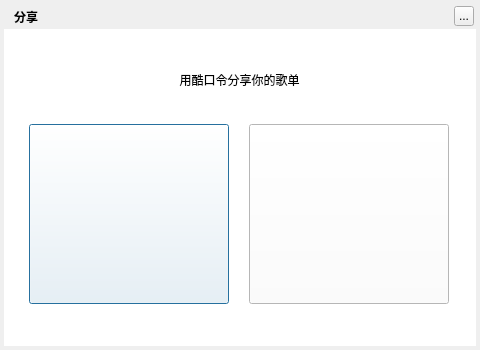
<?xml version="1.0" encoding="UTF-8"?>
<ui version="4.0">
 <class>MusicSongListSharingWidget</class>
 <widget class="QDialog" name="MusicSongListSharingWidget">
  <property name="geometry">
   <rect>
    <x>0</x>
    <y>0</y>
    <width>480</width>
    <height>350</height>
   </rect>
  </property>
  <property name="windowTitle">
   <string>提示框</string>
  </property>
  <property name="styleSheet">
   <string notr="true"/>
  </property>
  <widget class="QLabel" name="background">
   <property name="geometry">
    <rect>
     <x>4</x>
     <y>4</y>
     <width>472</width>
     <height>341</height>
    </rect>
   </property>
   <property name="styleSheet">
    <string notr="true"/>
   </property>
   <property name="text">
    <string/>
   </property>
  </widget>
  <widget class="QLabel" name="topTitleName">
   <property name="geometry">
    <rect>
     <x>14</x>
     <y>4</y>
     <width>301</width>
     <height>25</height>
    </rect>
   </property>
   <property name="styleSheet">
    <string notr="true">color:&quot;#FFFFFF&quot;;font-weight:bold</string>
   </property>
   <property name="text">
    <string>分享</string>
   </property>
  </widget>
  <widget class="QToolButton" name="topTitleCloseButton">
   <property name="geometry">
    <rect>
     <x>454</x>
     <y>6</y>
     <width>20</width>
     <height>20</height>
    </rect>
   </property>
   <property name="text">
    <string>...</string>
   </property>
  </widget>
  <widget class="QStackedWidget" name="stackedWidget">
   <property name="geometry">
    <rect>
     <x>4</x>
     <y>29</y>
     <width>472</width>
     <height>317</height>
    </rect>
   </property>
   <property name="styleSheet">
    <string notr="true">background:white;</string>
   </property>
   <property name="currentIndex">
    <number>0</number>
   </property>
   <widget class="QWidget" name="mainWidget">
    <widget class="QPushButton" name="mainOutputButton">
     <property name="geometry">
      <rect>
       <x>25</x>
       <y>95</y>
       <width>200</width>
       <height>180</height>
      </rect>
     </property>
     <property name="cursor">
      <cursorShape>PointingHandCursor</cursorShape>
     </property>
     <property name="text">
      <string/>
     </property>
     <property name="iconSize">
      <size>
       <width>198</width>
       <height>178</height>
      </size>
     </property>
    </widget>
    <widget class="QPushButton" name="mainInputButton">
     <property name="geometry">
      <rect>
       <x>245</x>
       <y>95</y>
       <width>200</width>
       <height>180</height>
      </rect>
     </property>
     <property name="cursor">
      <cursorShape>PointingHandCursor</cursorShape>
     </property>
     <property name="text">
      <string/>
     </property>
     <property name="iconSize">
      <size>
       <width>198</width>
       <height>178</height>
      </size>
     </property>
    </widget>
    <widget class="QLabel" name="mainLabel">
     <property name="geometry">
      <rect>
       <x>25</x>
       <y>20</y>
       <width>421</width>
       <height>61</height>
      </rect>
     </property>
     <property name="styleSheet">
      <string notr="true"/>
     </property>
     <property name="text">
      <string>用酷口令分享你的歌单</string>
     </property>
     <property name="alignment">
      <set>Qt::AlignCenter</set>
     </property>
    </widget>
   </widget>
   <widget class="QWidget" name="writeWidget">
    <property name="cursor">
     <cursorShape>ArrowCursor</cursorShape>
    </property>
    <widget class="QPushButton" name="writeBackButton">
     <property name="geometry">
      <rect>
       <x>10</x>
       <y>20</y>
       <width>75</width>
       <height>23</height>
      </rect>
     </property>
     <property name="cursor">
      <cursorShape>PointingHandCursor</cursorShape>
     </property>
     <property name="styleSheet">
      <string notr="true"/>
     </property>
     <property name="text">
      <string>&lt; 返回</string>
     </property>
    </widget>
    <widget class="QWidget" name="writeMainWidget" native="true">
     <property name="geometry">
      <rect>
       <x>0</x>
       <y>50</y>
       <width>472</width>
       <height>251</height>
      </rect>
     </property>
     <property name="styleSheet">
      <string notr="true">font-size:15px;color:gray</string>
     </property>
     <layout class="QVBoxLayout" name="verticalLayout">
      <property name="spacing">
       <number>20</number>
      </property>
      <item>
       <widget class="QLabel" name="writeMainLabel1">
        <property name="minimumSize">
         <size>
          <width>0</width>
          <height>40</height>
         </size>
        </property>
        <property name="maximumSize">
         <size>
          <width>16777215</width>
          <height>40</height>
         </size>
        </property>
        <property name="text">
         <string>分享&quot;默认列表&quot;</string>
        </property>
        <property name="alignment">
         <set>Qt::AlignCenter</set>
        </property>
       </widget>
      </item>
      <item>
       <widget class="QWidget" name="widget" native="true">
        <layout class="QHBoxLayout" name="horizontalLayout">
         <property name="spacing">
          <number>0</number>
         </property>
         <property name="leftMargin">
          <number>0</number>
         </property>
         <property name="topMargin">
          <number>0</number>
         </property>
         <property name="rightMargin">
          <number>0</number>
         </property>
         <property name="bottomMargin">
          <number>0</number>
         </property>
         <item>
          <spacer name="horizontalSpacer_2">
           <property name="orientation">
            <enum>Qt::Horizontal</enum>
           </property>
           <property name="sizeHint" stdset="0">
            <size>
             <width>40</width>
             <height>20</height>
            </size>
           </property>
          </spacer>
         </item>
         <item alignment="Qt::AlignBottom">
          <widget class="QLabel" name="writeMainLabel2">
           <property name="minimumSize">
            <size>
             <width>0</width>
             <height>50</height>
            </size>
           </property>
           <property name="maximumSize">
            <size>
             <width>16777215</width>
             <height>50</height>
            </size>
           </property>
           <property name="styleSheet">
            <string notr="true">font-size:35px;font-weight:bold;color:black;</string>
           </property>
           <property name="text">
            <string>1651564</string>
           </property>
           <property name="alignment">
            <set>Qt::AlignBottom|Qt::AlignRight|Qt::AlignTrailing</set>
           </property>
          </widget>
         </item>
         <item alignment="Qt::AlignBottom">
          <widget class="QPushButton" name="writeMainCopyButton">
           <property name="minimumSize">
            <size>
             <width>50</width>
             <height>0</height>
            </size>
           </property>
           <property name="maximumSize">
            <size>
             <width>50</width>
             <height>16777215</height>
            </size>
           </property>
           <property name="cursor">
            <cursorShape>PointingHandCursor</cursorShape>
           </property>
           <property name="styleSheet">
            <string notr="true">border:none;color:rgb(22, 154, 243);</string>
           </property>
           <property name="text">
            <string>[复制]</string>
           </property>
          </widget>
         </item>
         <item>
          <spacer name="horizontalSpacer">
           <property name="orientation">
            <enum>Qt::Horizontal</enum>
           </property>
           <property name="sizeHint" stdset="0">
            <size>
             <width>40</width>
             <height>20</height>
            </size>
           </property>
          </spacer>
         </item>
        </layout>
       </widget>
      </item>
      <item>
       <widget class="QLabel" name="writeMainLabel3">
        <property name="minimumSize">
         <size>
          <width>0</width>
          <height>20</height>
         </size>
        </property>
        <property name="maximumSize">
         <size>
          <width>16777215</width>
          <height>20</height>
         </size>
        </property>
        <property name="text">
         <string>&lt;html&gt;&lt;head/&gt;&lt;body&gt;&lt;p&gt;酷口令&lt;span style=&quot; color:#ff0000;&quot;&gt;30分钟&lt;/span&gt;后失效, 请在其他设备上输入或发给朋友&lt;/p&gt;&lt;/body&gt;&lt;/html&gt;</string>
        </property>
        <property name="textFormat">
         <enum>Qt::RichText</enum>
        </property>
        <property name="alignment">
         <set>Qt::AlignCenter</set>
        </property>
        <property name="wordWrap">
         <bool>true</bool>
        </property>
       </widget>
      </item>
      <item>
       <spacer name="verticalSpacer">
        <property name="orientation">
         <enum>Qt::Vertical</enum>
        </property>
        <property name="sizeHint" stdset="0">
         <size>
          <width>20</width>
          <height>40</height>
         </size>
        </property>
       </spacer>
      </item>
      <item>
       <widget class="QLabel" name="writeMainLabel4">
        <property name="styleSheet">
         <string notr="true">font-size:12px;color:rgb(22, 154, 243);</string>
        </property>
        <property name="text">
         <string>酷口令如何使用 ∧</string>
        </property>
        <property name="alignment">
         <set>Qt::AlignCenter</set>
        </property>
       </widget>
      </item>
     </layout>
    </widget>
   </widget>
   <widget class="QWidget" name="readWidget">
    <widget class="QPushButton" name="readBackButton">
     <property name="geometry">
      <rect>
       <x>10</x>
       <y>20</y>
       <width>75</width>
       <height>23</height>
      </rect>
     </property>
     <property name="cursor">
      <cursorShape>PointingHandCursor</cursorShape>
     </property>
     <property name="styleSheet">
      <string notr="true"/>
     </property>
     <property name="text">
      <string>&lt; 返回</string>
     </property>
    </widget>
    <widget class="QWidget" name="readMainWidget" native="true">
     <property name="geometry">
      <rect>
       <x>0</x>
       <y>50</y>
       <width>472</width>
       <height>251</height>
      </rect>
     </property>
     <property name="styleSheet">
      <string notr="true">font-size:18px;color:gray</string>
     </property>
     <layout class="QVBoxLayout" name="verticalLayout1">
      <property name="spacing">
       <number>20</number>
      </property>
      <item>
       <widget class="QLabel" name="readMainLabel1">
        <property name="minimumSize">
         <size>
          <width>0</width>
          <height>50</height>
         </size>
        </property>
        <property name="maximumSize">
         <size>
          <width>16777215</width>
          <height>50</height>
         </size>
        </property>
        <property name="text">
         <string>输入酷口令, 获得歌曲列表</string>
        </property>
        <property name="alignment">
         <set>Qt::AlignCenter</set>
        </property>
       </widget>
      </item>
      <item alignment="Qt::AlignHCenter">
       <widget class="QLineEdit" name="readMainEdit">
        <property name="minimumSize">
         <size>
          <width>350</width>
          <height>35</height>
         </size>
        </property>
        <property name="maximumSize">
         <size>
          <width>350</width>
          <height>35</height>
         </size>
        </property>
        <property name="styleSheet">
         <string notr="true">QLineEdit{border:1px solid rgb(22, 154, 243);}</string>
        </property>
        <property name="alignment">
         <set>Qt::AlignLeading|Qt::AlignLeft|Qt::AlignVCenter</set>
        </property>
       </widget>
      </item>
      <item alignment="Qt::AlignHCenter">
       <widget class="QPushButton" name="readMainButton">
        <property name="minimumSize">
         <size>
          <width>350</width>
          <height>35</height>
         </size>
        </property>
        <property name="maximumSize">
         <size>
          <width>350</width>
          <height>35</height>
         </size>
        </property>
        <property name="cursor">
         <cursorShape>PointingHandCursor</cursorShape>
        </property>
        <property name="styleSheet">
         <string notr="true">background:rgb(22, 154, 243);border:none;color:white;font-size:15px;font-weight:bold;</string>
        </property>
        <property name="text">
         <string>确定</string>
        </property>
       </widget>
      </item>
      <item>
       <widget class="QLabel" name="readMainLabel2">
        <property name="styleSheet">
         <string notr="true">font-size:14px;</string>
        </property>
        <property name="text">
         <string>同时新建歌曲列表</string>
        </property>
        <property name="alignment">
         <set>Qt::AlignCenter</set>
        </property>
       </widget>
      </item>
      <item>
       <spacer name="verticalSpacer_2">
        <property name="orientation">
         <enum>Qt::Vertical</enum>
        </property>
        <property name="sizeHint" stdset="0">
         <size>
          <width>20</width>
          <height>40</height>
         </size>
        </property>
       </spacer>
      </item>
      <item>
       <widget class="QLabel" name="readMainLabel3">
        <property name="styleSheet">
         <string notr="true">font-size:12px;color:rgb(22, 154, 243);</string>
        </property>
        <property name="text">
         <string>如何获取酷口令 ∧</string>
        </property>
        <property name="alignment">
         <set>Qt::AlignCenter</set>
        </property>
       </widget>
      </item>
     </layout>
    </widget>
   </widget>
  </widget>
  <zorder>background</zorder>
  <zorder>stackedWidget</zorder>
  <zorder>topTitleCloseButton</zorder>
  <zorder>topTitleName</zorder>
 </widget>
 <resources/>
 <connections/>
</ui>
